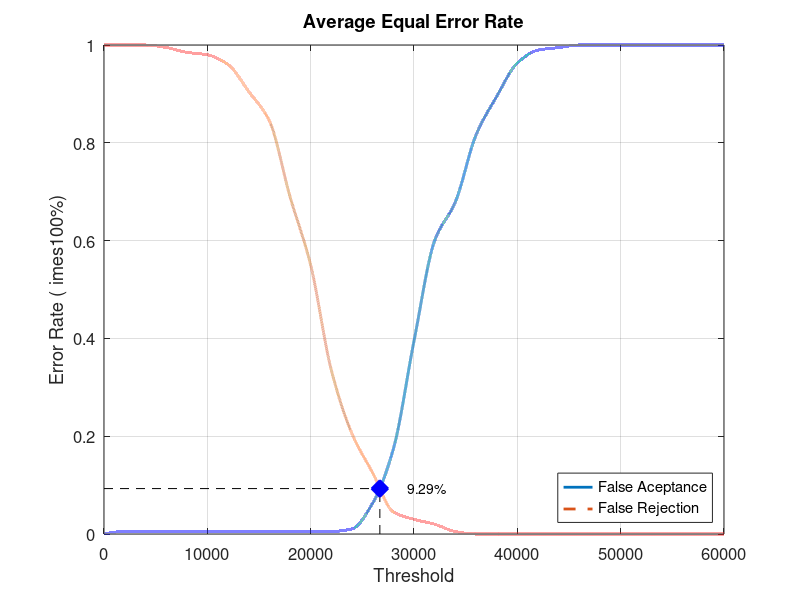
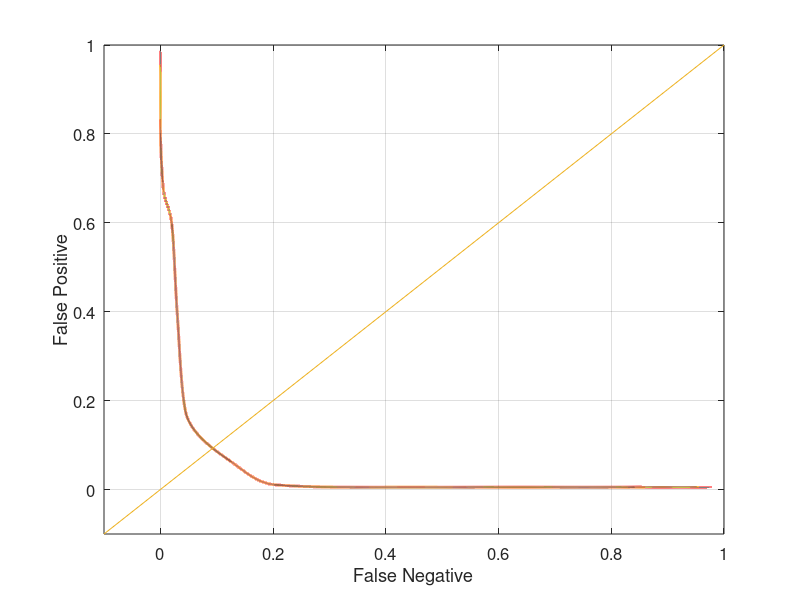

Reproduce these figures in MATLAB, in order.
close all;
clear;
clc;
x = 0:2000:60000;
xq = 0:0.5:60000;

y0 = [0 0.00526316 0.00526316 0.00526316 0.00526316 0.00526316 0.00526316 0.00526316 0.00526316 0.00526316 0.00526316 0.00526316 0.0105263 0.0631579 0.173684 0.394737 0.6 0.678947 0.815789 0.894737 0.963158 0.989474 0.994737 1 1 1 1 1 1 1 1]
yy0 = interp1(x, y0, xq, 'pchip');
y1 = [1 1 1 0.995 0.985 0.98 0.96 0.905 0.845 0.69 0.55 0.335 0.205 0.125 0.045 0.03 0.02 0.005 0 0 0 0 0 0 0 0 0 0 0 0 0]
yy1 = interp1(x, y1, xq, 'pchip');

% Calculating EER: 
y2 = abs(y0 - y1);
find(y2 == min(y2))
yy2 = abs(yy0 - yy1);
xEER = find(yy2 == min(yy2));
xEERIndex = xq(xEER) % X-axis EER
yEER = yy0(xEER) % Y-axis EER

main = figure
plot(xq, yy0,'-','LineWidth', 2);	hold on
plot(xq, yy1,'--','LineWidth', 2);	hold on
plot([xEERIndex xEERIndex], [0 yEER], 'k--');	hold on
plot([0 xEERIndex], [yEER yEER], 'k--');	hold on
plot(xEERIndex, yEER, 'bx', 'LineWidth', 10);	hold on
text(xEERIndex + 10 * xEERIndex / 100, yEER, [num2str(round((10000 * yEER)) / 100) '%'])
legend('False Aceptance', 'False Rejection', 'Location', 'SouthEast')
xlabel('Threshold')
ylabel('Error Rate (	imes100%)')
title('Average Equal Error Rate')
set(gca, 'FontSize', 12)
axis([0 60000 0 1])
grid on

print(main, 'Database1_3Main', '-dpng');
FNRxFPR = figure('Color', [1 1 1]);
plot(yy1, yy0, '-', yy1, yy0, 'LineWidth', 2);
hold on
y = -0.1:0.1:1
plot(y, y); 
set(gca, 'FontSize', 12)
xlabel('False Negative')
ylabel('False Positive')
axis([-0.1 1 -0.1 1])
set(gca, 'FontSize', 12)
grid on

print(FNRxFPR, 'Database1_3FNRxFPR','-dpng');
